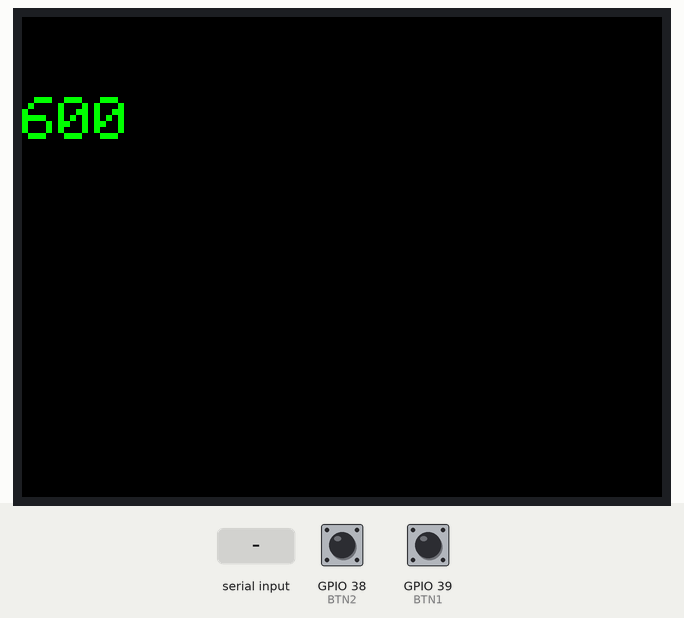
This sketch was run on a simulated ESP32. Shown: 320×240 colour display. The inputs (shaded band) are chosen by the test bench; at power-on: GPIO 38 (BTN2) HIGH, GPIO 39 (BTN1) HIGH.

Above: at 5.1 s.
At 14.3 s:
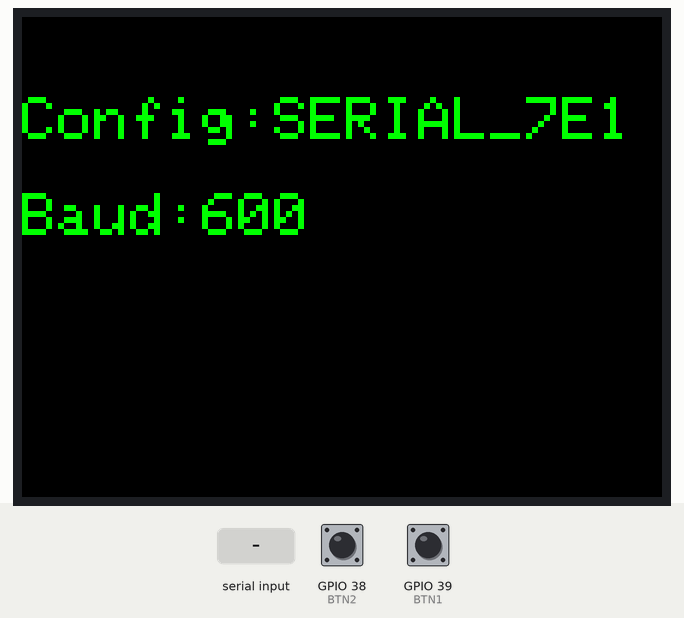
14.4 s: "1" received over the second serial link
At 16.7 s:
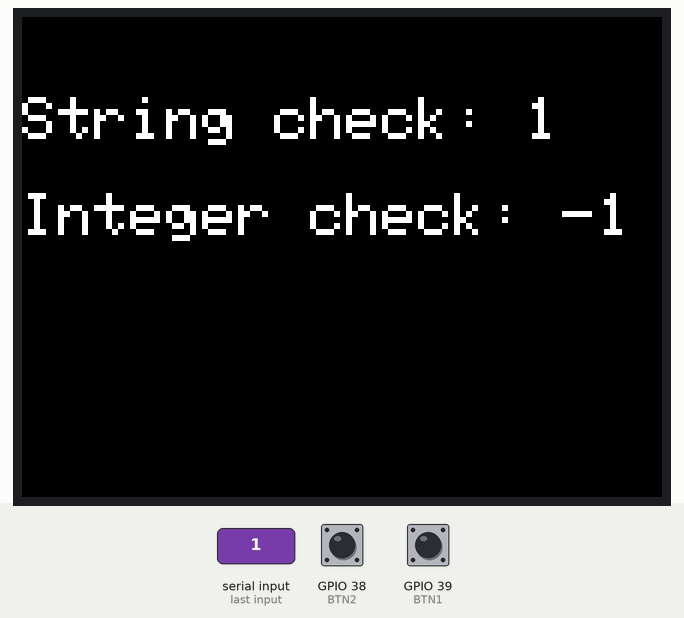
17.0 s: "0" received over the second serial link
At 18.8 s:
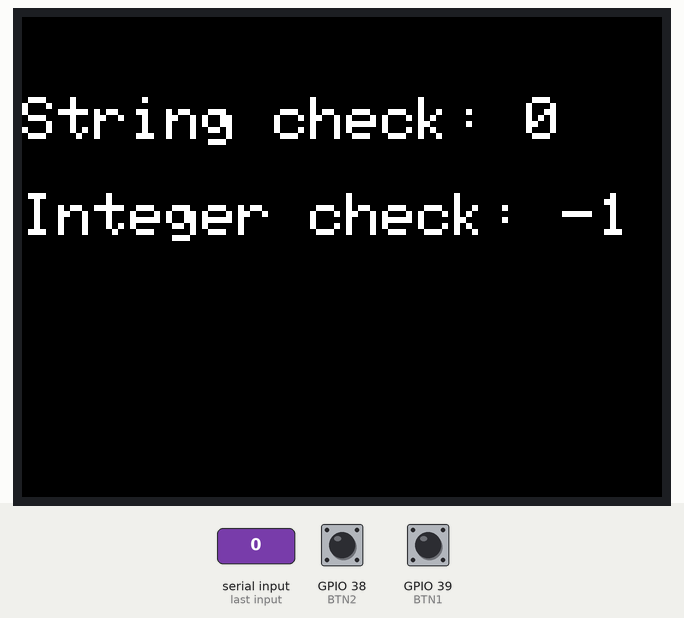
19.6 s: "2" received over the second serial link
At 22.0 s:
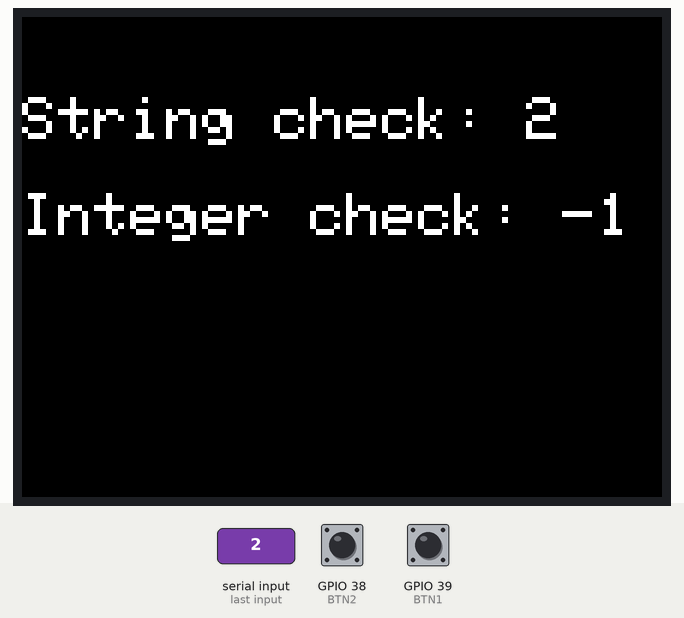
Timing chart, 0 to 23.5 s (numbered marks = the images above; inputs shaded):
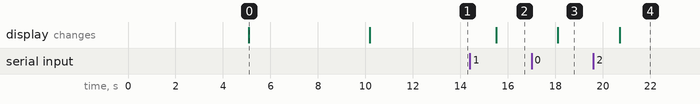

Measured:
- after the input at 14.4 s, the display: changes after 1.1 s (image 2)
- after the input at 17.0 s, the display: changes after 1.1 s (image 3)
- after the input at 19.6 s, the display: changes after 1.1 s (image 4)
- what the display in image 0 shows lasts 5.1 s, from 5.1 s to 10.2 s

The sketch:

checker.ino
```cpp
// Script for testing RX TX pins using M5Stack. On selecting a protocol, and baud the M5Stack will launch Serial and send
// "If I had 6hrs to chop down a tree I'd spend first 4 sharpening the axe"
// Connect RX<-->TX, TX<-->RX, GND<-->GND

//============================//
//============EDIT============//
//============================//

#define BTN1 39
#define BTN2 38
#define RX 2
#define TX 5
#define SerialNo 1
#define SerialMessageStr "If I had 6hrs to chop down a tree I'd spend the first 4 sharpening the axe"

//============================//
//============================//
//============================//

#include <Wire.h>
#include <TFT_eSPI.h>
#include <HardwareSerial.h>
#include <JC_Button.h>

HardwareSerial SerialPort(SerialNo);

bool btnLoop = false;
bool protocolSelected = false;
bool baudSelected = false;
bool setupLoop = true;

int button1State = LOW;
int button2State = LOW;
int protocolMenuNo = 0;
int baudMenuNo = 0;

unsigned long myTime;

int protocolArray[6] = {SERIAL_7E1, SERIAL_7O1, SERIAL_8N1, SERIAL_8N2, SERIAL_8E1, SERIAL_8O1};
String protocolArrayStr[6] = {"SERIAL_7E1", "SERIAL_7O1", "SERIAL_8N1", "SERIAL_8N2", "SERIAL_8E1", "SERIAL_8O1"};
int baudArray[16] = {600, 1200, 1800, 2400, 4800, 9600, 19200 ,28800 ,38400 , 57600, 76800, 115200, 230400, 460800, 576000, 921600};

TFT_eSPI tft = TFT_eSPI();
Button BTNA(BTN1);
Button BTNB(BTN2);

void setup()
{
  BTNA.begin();
  BTNB.begin();

  tft.init();
  tft.setRotation(1);
  tft.invertDisplay(true);

  printMessage(protocolArrayStr[protocolMenuNo], "", TFT_GREEN, TFT_BLACK);

  while(setupLoop){
    btnLoop = true;

    // Protocol menu selection
    while(btnLoop && protocolSelected == false){
      BTNA.read();
      BTNB.read();

      // Menu
      if (BTNA.wasReleased()) {
        myTime = millis();
        protocolMenuNo = protocolMenuNo + 1;
        btnLoop = false;
        printMessage(protocolArrayStr[protocolMenuNo], "", TFT_GREEN, TFT_BLACK);
        if(protocolMenuNo > 5){
          protocolMenuNo = 0;
          printMessage(protocolArrayStr[protocolMenuNo], "", TFT_GREEN, TFT_BLACK);
        }
      }

      // Selection
      if (BTNB.wasReleased() || millis() - myTime > 5000) {
        btnLoop = false;
        protocolSelected = true;
        button1State = HIGH;
        button2State = HIGH;
        printMessage(String(baudArray[baudMenuNo]), "", TFT_GREEN, TFT_BLACK);
        myTime = millis();
      }
    }

    // Baud menu selection
    while(btnLoop && protocolSelected == true &&  baudSelected == false){
      BTNA.read();
      BTNB.read();

      // Menu
      if (BTNA.wasReleased()) {
        myTime = millis();
        baudMenuNo = baudMenuNo + 1;
        btnLoop = false;
        printMessage(String(baudArray[baudMenuNo]), "", TFT_GREEN, TFT_BLACK);
        if(baudMenuNo > 15){
          baudMenuNo = 0;
          printMessage(String(baudArray[baudMenuNo]), "", TFT_GREEN, TFT_BLACK);
        }
      }

      // Selection
      if (BTNB.wasReleased() || millis() - myTime > 5000) {
        btnLoop = false;
        baudSelected = true;
        setupLoop = false;
        myTime = millis();
      }
    }
  }
  printMessage("Config:" + String(protocolArrayStr[protocolMenuNo]), "Baud:" + String(baudArray[baudMenuNo]), TFT_GREEN, TFT_BLACK);
  SerialPort.begin(baudArray[baudMenuNo], protocolArray[protocolMenuNo], TX, RX);
  delay(3000);
}

void loop()
{
  while (SerialPort.available()) {
    String x = SerialPort.readString();
    int xx = SerialPort.read();
    printMessage("String check: " + x, "Integer check: " + String(xx), TFT_WHITE, TFT_BLACK);

    SerialPort.println(SerialMessageStr);
  }
}

void printMessage(String text1, String text2, int ftcolor, int bgcolor)
{
  tft.fillScreen(bgcolor);
  tft.setTextColor(ftcolor, bgcolor);
  tft.setTextSize(3);
  tft.setCursor(0, 40);
  tft.println(text1);
  tft.println("");
  tft.println(text2);
}
```
